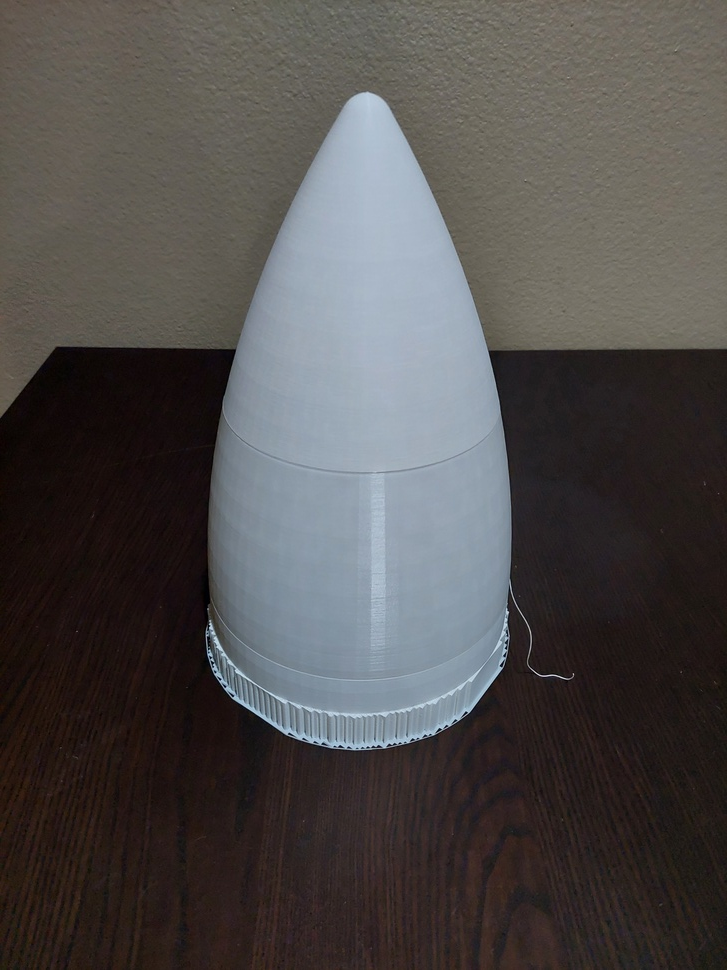
#> input picture 20221230_195839.jpg, 727 x 970 px, shrunk from 3468 x 4624 before the run
$ python edgeDetectorFinder.py
#> lines starting #> are read from the running program, lines starting #| are printed output that depends on the picture
import cv2
import numpy as np
import matplotlib.pyplot as plt

iSTART = 80
iEND = 100
jEND = 180

image = cv2.imread("20221230_195839.jpg")
#> image is the input picture: shape (970, 727, 3); mean B, G, R 76, 77, 80

#convert to grayscale
gray = cv2.cvtColor(image, cv2.COLOR_BGR2GRAY)

#iterate through every combo of thresholds
for i in range(iSTART, iEND+10, 10):
    for j in range(i+10, jEND+10, 10):
        edges = cv2.Canny(gray, threshold1=i, threshold2=j)
        plt.figure()
        plt.imshow(edges, cmap="gray",)
        plt.title("1: {} | 2: {}".format(i,j))
        plt.axis("off")

plt.show()
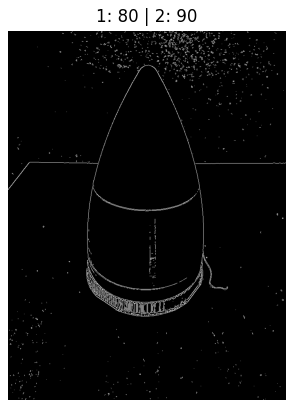
#> figure drawn by matplotlib, 1 panel
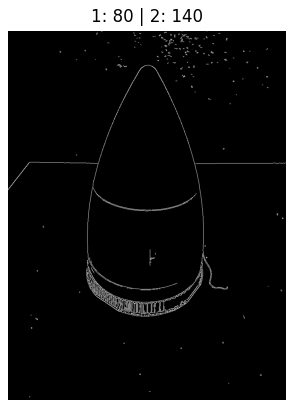
#> figure drawn by matplotlib, 1 panel

$ run again, with Beach.jpg copied over 20221230_195839.jpg
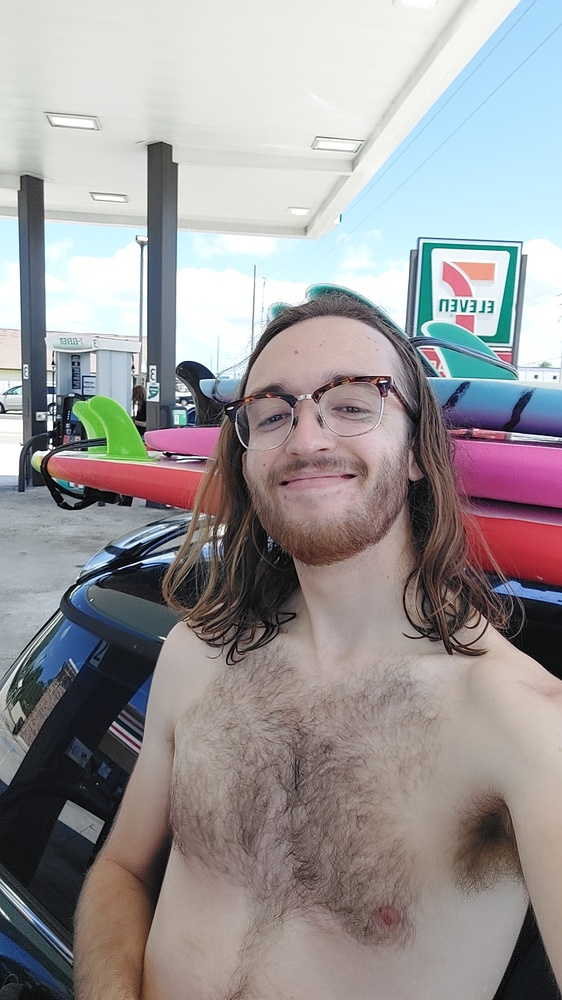
#> input picture Beach.jpg, 562 x 1000 px, shrunk from 1080 x 1920 before the run
#> image is the input picture: shape (1000, 562, 3); mean B, G, R 152.2, 150.9, 154.8
#> `gray = cv2.cvtColor(image, cv2.COLOR_BGR2GRAY)`:
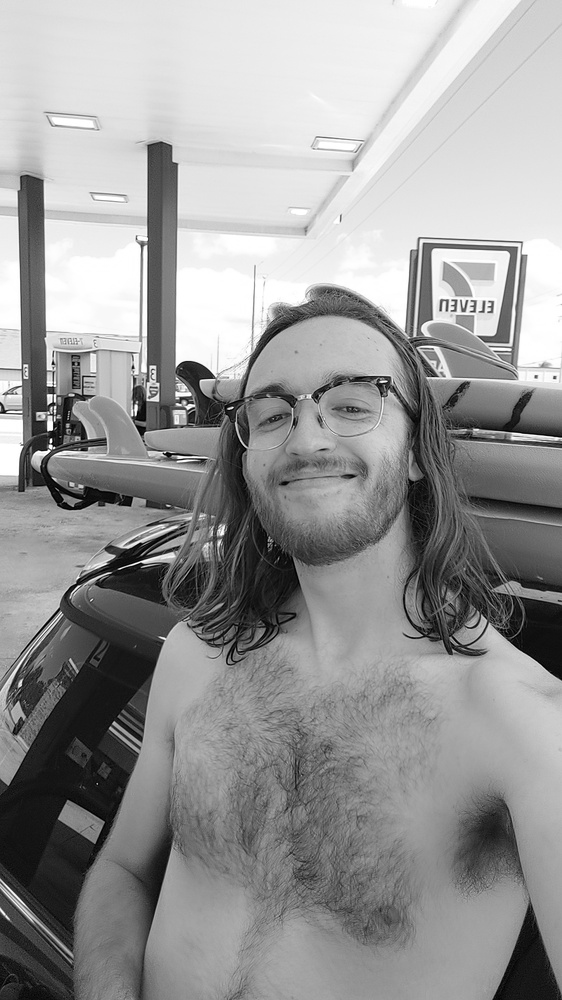
#> gray: shape (1000, 562); min 0, max 255, mean 152.2
#> `plt.show()`:
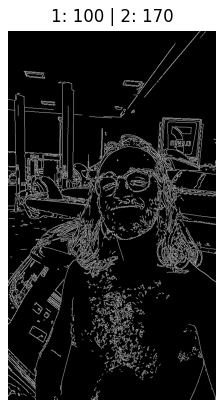
#> figure drawn by matplotlib, 1 panel

$ run again, with heartless.jpg copied over 20221230_195839.jpg
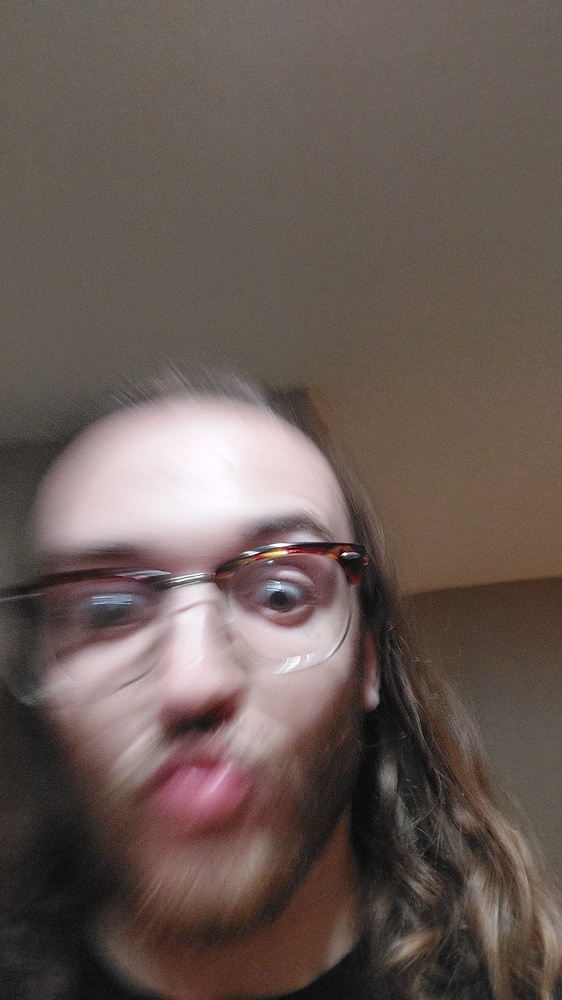
#> input picture heartless.jpg, 562 x 1000 px, shrunk from 1080 x 1920 before the run
#> image is the input picture: shape (1000, 562, 3); mean B, G, R 84.6, 90.6, 104.8
#> `gray = cv2.cvtColor(image, cv2.COLOR_BGR2GRAY)`:
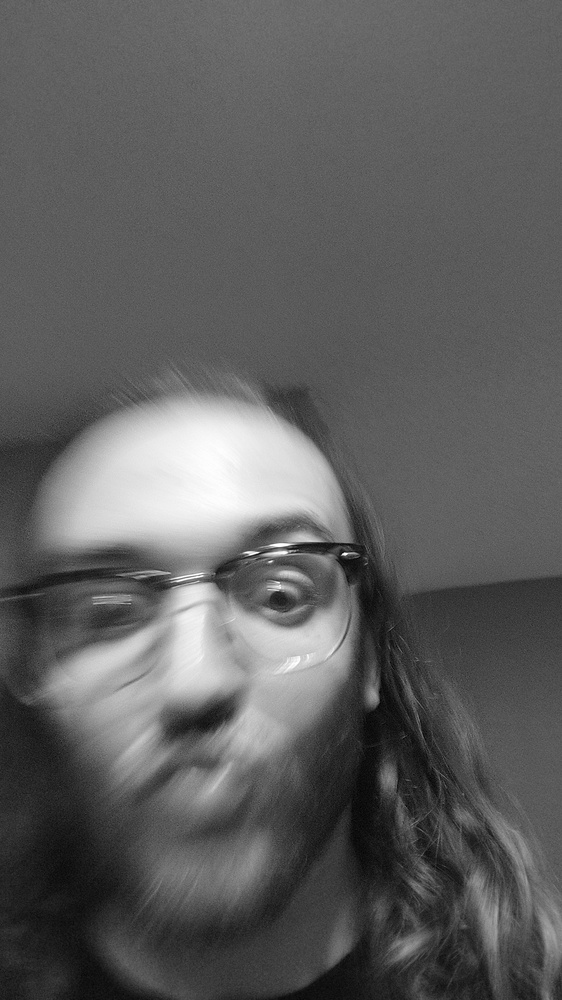
#> gray: shape (1000, 562); min 0, max 255, mean 94.2
#> `plt.show()`:
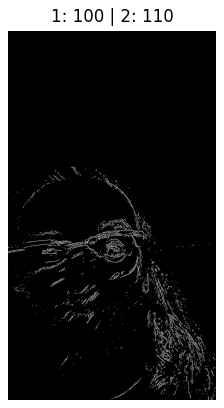
#> figure drawn by matplotlib, 1 panel
